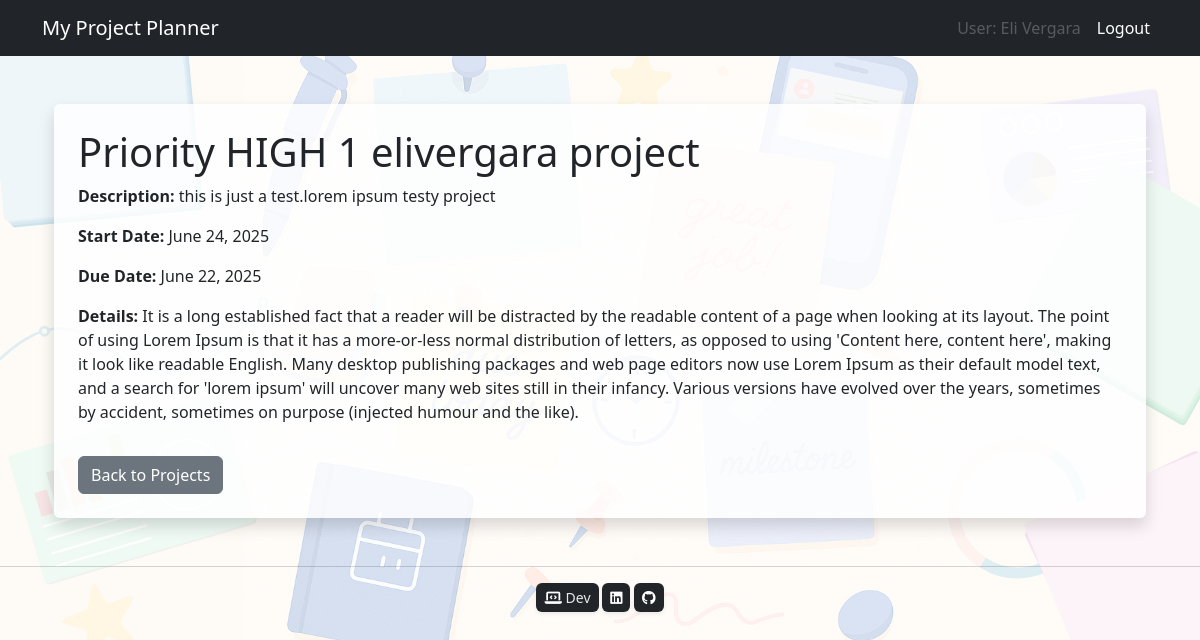
Page /project/3/ (signed in) on the committed database.
### projects/models.py (models this page shows, shortened)
class Project(models.Model):
    PRIORITY_CHOICES = [(1, 'High'),(2, 'Medium'),(3, 'Low')]
    user = models.ForeignKey(User, on_delete=models.CASCADE)
    title = models.CharField(max_length=200)
    description = models.CharField(max_length=300, blank=True)
    details = models.TextField(blank=True)
    start_date = models.DateField(null=True, blank=True)
    due_date = models.DateField(null=True, blank=True)
    is_pinned = models.BooleanField(default=False)
    priority = models.PositiveSmallIntegerField(choices=PRIORITY_CHOICES, default=2)

### projects/views.py (the view)
# urls.py: path('project/<int:pk>/', views.project_detail, name='project_detail'),
@login_required
def project_detail(request, pk):
    project = get_object_or_404(Project, pk=pk)
    return render(request, 'projects/project_detail.html', {'project': project})

### projects/templates/projects/project_detail.html (shortened to what this page needs)
{% extends 'base.html' %}
{% block content %}
  <div class="container my-5">
    <div class="p-4 rounded shadow" style="background-color: rgba(255, 255, 255, 0.8);">
      <h1>{{ project.title }}</h1>
      <p><strong>Description:</strong> {{ project.description }}</p>
      <p><strong>Start Date:</strong> {{ project.start_date }}</p>
      <p><strong>Due Date:</strong> {{ project.due_date }}</p>
      <p><strong>Details:</strong> {{ project.details }}</p>
      <a href="{% url 'dashboard' %}" class="btn btn-secondary mt-3">Back to Projects</a>
    </div>
  </div>
{% endblock %}

### templates/base.html (shortened to what this page needs)
{% load static %}
<!DOCTYPE html>
<html lang="en">
<head>
  <link href="https://cdn.jsdelivr.net/npm/bootstrap@5.3.3/dist/css/bootstrap.min.css" rel="stylesheet" />
<link
  rel="stylesheet"
  href="https://cdnjs.cloudflare.com/ajax/libs/font-awesome/6.5.1/css/all.min.css"
/>
  <link rel="stylesheet" href="{% static 'projects/css/main.css' %}" />
</head>
<body>
  <nav class="navbar navbar-expand-lg navbar-dark bg-dark mb-1">
    <div class="container">
      <a class="navbar-brand" href="{% url 'dashboard' %}">My Project Planner</a>
      <div class="collapse navbar-collapse" id="navbarSupportedContent">
        <ul class="navbar-nav ms-auto">
          {% if user.is_authenticated %}
            <li class="nav-item">
              <a class="nav-link disabled">User: {{ user.get_full_name|default:user.username }}</a>
            </li>
            <li class="nav-item">
              <form method="post" action="{% url 'logout' %}" class="d-inline">
                <button type="submit" class="nav-link btn btn-link text-white" >
                  Logout
                </button>
              </form>
            </li>
          {% endif %}
        </ul>
      </div>
    </div>
  </nav>
  <div class="container">
    {% block content %}{% endblock %}
  </div>
<footer class="text-center text-muted mt-5 mb-3 small">
  <hr>
  <div class=" dev d-inline-block bg-dark px-2 py-1 rounded-2 shadow-sm">
      <i class="fa-solid fa-laptop-code" style="color: #ffffff;"></i>
      <a href="https://www.elivergara.com" target="_blank">Dev</a>
  </div>
    <div class="d-inline-block bg-dark px-2 py-1 rounded-2 shadow-sm">
    <i class="fa-brands fa-linkedin" style="color: #ffffff;"></i>
  </div>
  <div class="d-inline-block bg-dark px-2 py-1 rounded-2 shadow-sm">
    <i class="fa-brands fa-github" style="color: #ffffff;"></i>
  </div>
 </footer>
</body>
</html>

### projects/static/projects/css/main.css (style rules this page uses)
body { background-image: url("/static/img/background.svg") !important; background-size: 110%; background-position: top center; background-repeat: repeat-y; background-attachment: fixed; background-color: #fef4e5; }
body::before { content: ""; position: fixed; top: 0; left: 0; width: 100%; height: 100%; background: rgba(255, 255, 255, 0.7); z-index: -1; }
a { text-decoration: none; color: #e7e7e7; }

### rows in the picture
Project: title "Priority HIGH 1 elivergara project", description "this is just a test.lorem ipsum testy project", start_date "June 24, 2025", due_date "June 22, 2025", details "It is a long established fact that a reader will be distracted by the readable content of a page when looking at its layout. The point of using Lorem Ipsum is that it has a more-or-less normal distribution of letters, as opposed to using 'Content here, content here', making it look like readable English. Many desktop publishing packages and web page editors now use Lorem Ipsum as their default model text, and a search for 'lorem ipsum' will uncover many web sites still in their infancy. Various versions have evolved over the years, sometimes by accident, sometimes on purpose (injected humour and the like)."

### other values in the picture
{{ user.get_full_name|default:user.username }} "Eli Vergara"
